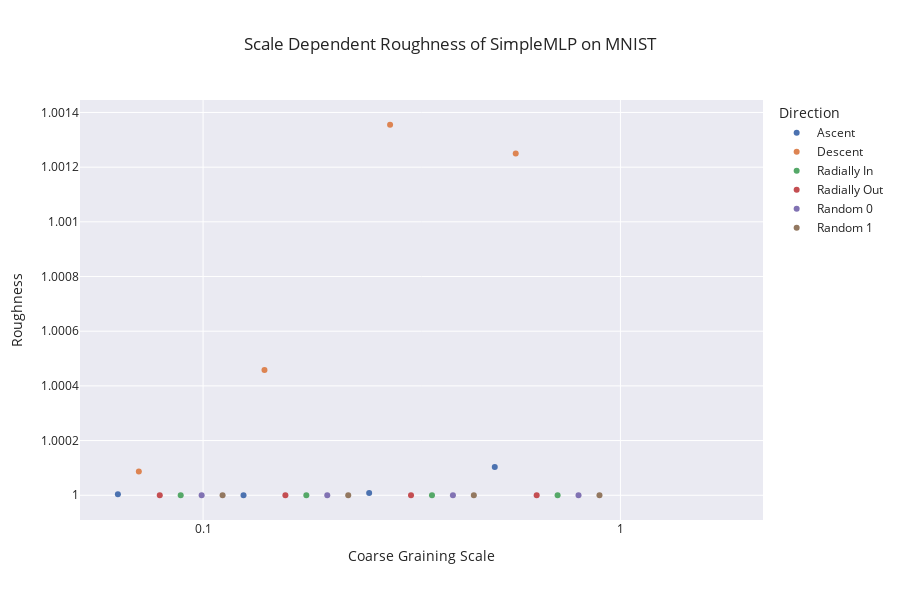

Source (notebook cell):
### Code cell
# Create a Plotly figure
fig = go.Figure()

# Plotting roughness for each direction using grouped data
for direction, data in df.groupby(level='Direction'):
    fig.add_trace(go.Scatter(
        x=data.index.get_level_values('Distance'),
        y=data['Roughness'],
        mode='markers',
        name=direction
    ))

# Set axis labels, title, and configure log scale on x-axis
fig.update_layout(
    xaxis_title='Coarse Graining Scale',
    yaxis_title='Roughness',
    title=f'Scale Dependent Roughness of {center_model.__class__.__name__} on {dataset.__class__.__name__}',
    legend_title='Direction',
    template='seaborn',
    xaxis={
        'type': 'log',
        'dtick': 1,  # Tick every power of ten
    },
    height=600
)

# Display the figure
fig.show()

### Figure 1 — Plotly figure (JSON) as saved in the notebook; plotly's stock layout.template omitted (floating-point values rounded to 4 significant figures)
{"data": [{"mode": "markers", "name": "Ascent", "type": "scatter", "x": [0, 0.0625, 0.125, 0.25, 0.5, 1], "y": [null, 1.0, 1.0, 1.0, 1.0, null]}, {"mode": "markers", "name": "Descent", "type": "scatter", "x": [0, 0.07015, 0.1403, 0.2806, 0.5612, 1.122], "y": [null, 1.0, 1.0, 1.001, 1.001, null]}, {"mode": "markers", "name": "Radially In", "type": "scatter", "x": [0, 0.08839, 0.1768, 0.3536, 0.7071, 1.414], "y": [null, 1.0, 1.0, 1.0, 1.0, null]}, {"mode": "markers", "name": "Radially Out", "type": "scatter", "x": [0, 0.07875, 0.1575, 0.315, 0.63, 1.26], "y": [null, 1.0, 1.0, 1.0, 1.0, null]}, {"mode": "markers", "name": "Random 0", "type": "scatter", "x": [0, 0.09921, 0.1984, 0.3969, 0.7937, 1.587], "y": [null, 1.0, 1.0, 1.0, 1.0, null]}, {"mode": "markers", "name": "Random 1", "type": "scatter", "x": [0, 0.1114, 0.2227, 0.4454, 0.8909, 1.782], "y": [null, 1.0, 1.0, 1.0, 1.0, null]}], "layout": {"height": 600, "legend": {"title": {"text": "Direction"}}, "title": {"text": "Scale Dependent Roughness of SimpleMLP on MNIST"}, "xaxis": {"dtick": 1, "title": {"text": "Coarse Graining Scale"}, "type": "log"}, "yaxis": {"title": {"text": "Roughness"}}}}
